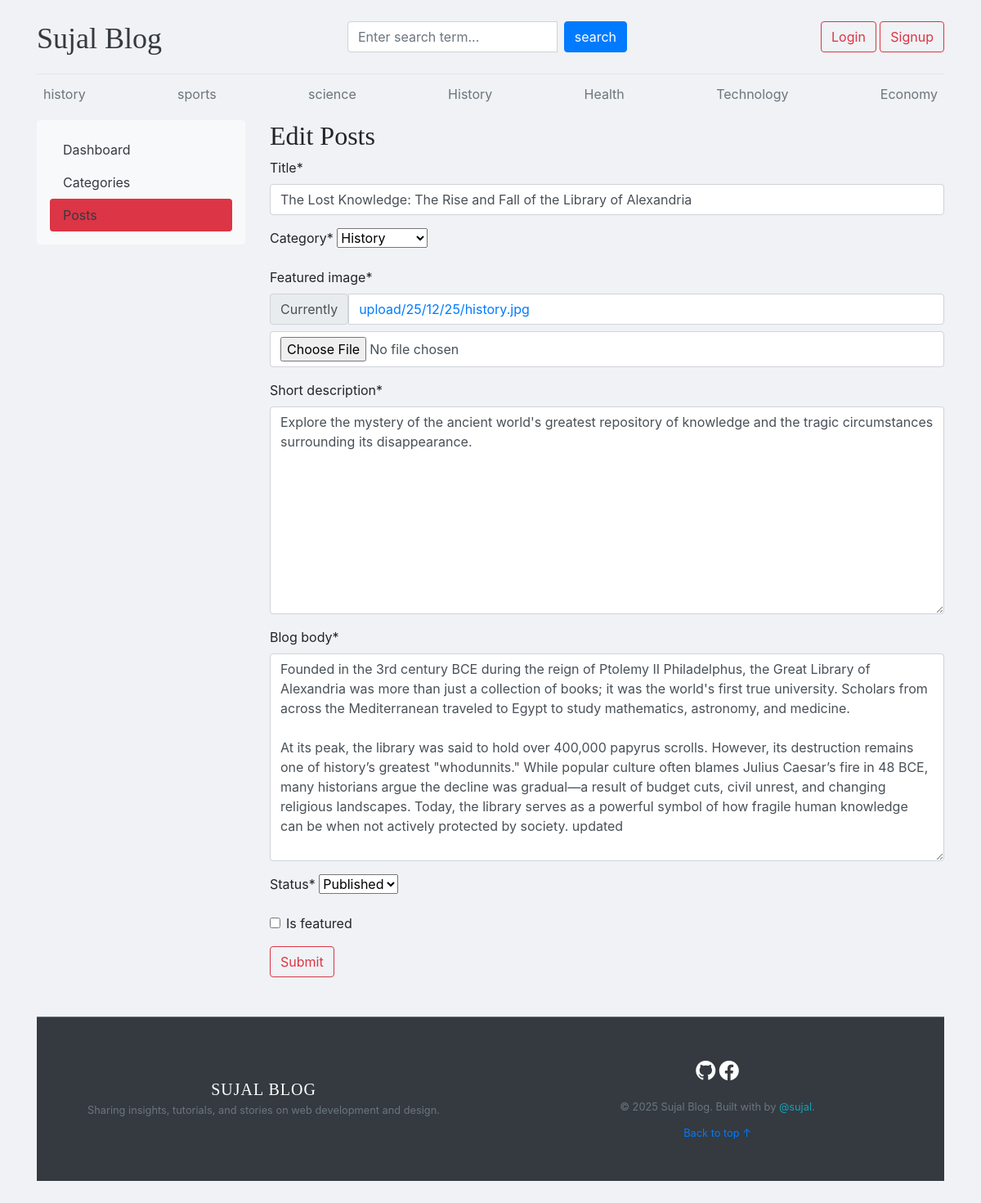
The page /dashboard/post/edit/5/ on the database its author committed.
### blogs/models.py (models this page shows, shortened)
class Category(models.Model):
    category_name=models.CharField(max_length=50,unique=True)
    created_at=models.DateTimeField(auto_now_add=True)
    updated_at=models.DateField(auto_now=True)
    class Meta:
        verbose_name_plural='categories'
    def __str__(self):
        return self.category_name

class Blog(models.Model):
    title=models.CharField(max_length=100)
    slug=models.SlugField(max_length=150,unique=True,blank=True)
    category=models.ForeignKey(Category,on_delete=models.CASCADE)
    author=models.ForeignKey(User,on_delete=models.CASCADE)
    featured_image=models.ImageField(upload_to='upload/%y/%m/%d')
    short_description=models.TextField(max_length=500)
    blog_body =models.TextField(max_length=2000)
    status=models.CharField(max_length=20,choices=STATUS_CHOICES,default=0)
    is_featured=models.BooleanField(default=False)
    created_at=models.DateTimeField(auto_now_add=True)
    updated_at=models.DateField(auto_now=True)

### dashboards/views.py (the view, shortened to what this page needs)
# urls.py: path('post/edit/<int:pk>/',views.edit_posts,name="edit_posts"),
def edit_posts(request,pk):
    post=get_object_or_404(Blog,pk=pk)
    form=BlogPostForm(instance=post)
    context={"form":form, 'post':post}
    return render(request,'dashboard/edit_post.html',context)

### dashboards/forms.py
class BlogPostForm(forms.ModelForm):
    class Meta:
        model=Blog
        fields=('title','category','featured_image','short_description','blog_body','status','is_featured',)

### blogs/context_processors.py (called while the page is built)
def get_categories(request):
    categories=Category.objects.all()
    return dict(categories=categories)

### templates/dashboard/edit_post.html (shortened to what this page needs)
{% extends 'base.html' %}
{% block body %}
{% load crispy_forms_tags %}
<div class="row">
    {% include 'dashboard/sidebar.html' %}
    <div class="col-md-9">
<h2>Edit Posts</h2>
<form action="{% url 'edit_posts' post.id %}" method="POST" enctype='multipart/form-data'>
    {{form|crispy}}
    <button type="submit" class="btn btn-outline-danger btn-md">Submit</button>
</form>
    </div>
</div {% endblock body %}

### templates/base.html (shortened to what this page needs)
<!DOCTYPE html>
{% load static %}
<html lang="en">
<head>
  <link href="https://getbootstrap.com/docs/4.0/dist/css/bootstrap.min.css" rel="stylesheet">
  <link href="{% static 'css/blog.css' %}" rel="stylesheet">
  <link rel="stylesheet" href="https://cdnjs.cloudflare.com/ajax/libs/font-awesome/7.0.1/css/all.min.css" />
  <link rel="stylesheet" href="https://cdn.jsdelivr.net/npm/bootstrap-icons@1.11.3/font/bootstrap-icons.min.css">
</head>
<body>
<div class="main">
  <div class="container ">
    <header class="blog-header py-3">
      <div class="row flex-nowrap justify-content-between align-items-center">
        <div class="col-4 pt-1 ">
          <a class="blog-header-logo text-dark " href="/">Sujal Blog</a>
        </div>
        <div class="col-4">
          <form action="{% url 'search' %}" method="GET">
            <div class="input-group">
              <input class="form-control" type="text" name="keyword" placeholder="Enter search term..."
                aria-label="Enter search term..." aria-describedby="button-search" />
              <button type="submit" class="btn btn-primary mx-2" id="button-search">search</button>
            </div>
          </form>
        </div>
        <div class="col-4 d-flex justify-content-end align-items-center">
          {% if not user.is_authenticated %}
          <a class="btn btn-md btn-outline-danger btn-success" href="{% url 'login' %}">Login</a> &nbsp;
          <a class="btn btn-md btn-outline-danger" href="{% url 'register' %}">Signup</a>
          {% endif %}
        </div>
      </div>
    </header>
    <div class="nav-scroller py-1 mb-2">
      <nav class="nav d-flex justify-content-between">
        {% for cat in categories %}
        <a class="p-2 text-muted fw-bold" href="{% url 'post_by_category' cat.id %}">{{cat.category_name}}</a>
        {% endfor %}
      </nav>
    </div>
    {% block body %}
    {% endblock body %}
  </div>
 <footer class="blog-footer bg-dark text-white mt-5 py-5 border-top border-secondary">
  <div class="container">
    <div class="row align-items-center">
      <div class="col-md-6 text-center text-md-start mb-4 mb-md-0">
        <h5 class="fw-bold text-uppercase mb-1" style="letter-spacing: 1px;">Sujal Blog</h5>
        <p class="text-secondary small mb-0">Sharing insights, tutorials, and stories on web development and design.</p>
      </div>
      <div class="col-md-6 text-center text-md-end">
        <div class="mb-3">
          <a href="https://github.com/sujallmajhi" target="_blank" class="text-white me-4 text-decoration-none shadow-sm">
            <i class="bi bi-github" style="font-size: 1.5rem;"></i>
          </a>
          <a href="https://www.facebook.com/share/1NXvtaTKYE/" target="_blank" class="text-white text-decoration-none shadow-sm">
            <i class="bi bi-facebook" style="font-size: 1.5rem;"></i>
          </a>
        </div>
        <p class="text-secondary small mb-0">
          &copy; 2025 Sujal Blog. Built with  by
          <a href="https://github.com/sujallmajhi" class="text-info text-decoration-none fw-bold">@sujal</a>.
        </p>
        <div class="mt-2">
            <a href="#" class="text-white-50 small text-decoration-none">Back to top ↑</a>
        </div>
      </div>
    </div>
  </div>
</footer>
</div>
</body>
</html>

### blogmain/static/css/blog.css (style rules this page uses)
.blog-header { border-bottom: 1px solid #e5e5e5; }
.blog-header-logo { font-family: "Playfair Display", Georgia, "Times New Roman", serif; font-size: 2.25rem; }
h1, h2, h3, h4, h5, h6 { font-family: "Playfair Display", Georgia, "Times New Roman", serif; }
.blog-footer { padding: 2.5rem 0; color: #727272; text-align: center; background-color: #f9f9f9; border-top: .05rem solid #e5e5e5; }
.blog-footer p:last-child { margin-bottom: 0; }
.main { background-color: #f0f2f5; min-height: 100vh; margin: 0; padding-bottom: 40px; }

### rows shown on the page
Category: category_name "history"
Category: category_name "sports"
Category: category_name "science"
Category: category_name "History"
Category: category_name "Health"
Category: category_name "Technology"
Category: category_name "Economy"
Blog: title "The Lost Knowledge: The Rise and Fall of the Library of Alexandria", category "History", short_description "Explore the mystery of the ancient world's greatest repository of knowledge and the tragic circumstances surrounding its disappearance.", blog_body "Founded in the 3rd century BCE during the reign of Ptolemy II Philadelphus, the Great Library of Alexandria was more than just a collection of books; it was the world's first true university. Scholars from across the Mediterranean traveled to Egypt to study mathematics, astronomy, and medicine. At its peak, the library was said to hold over 400,000 papyrus scrolls. However, its destruction remains one of history’s greatest \"whodunnits.\" While popular culture often blames Julius Caesar’s fire in 48 BCE, many historians argue the decline was gradual—a result of budget cuts, civil unrest, and changing religious landscapes. Today, the library serves as a powerful symbol of how fragile human…", status "Published"
